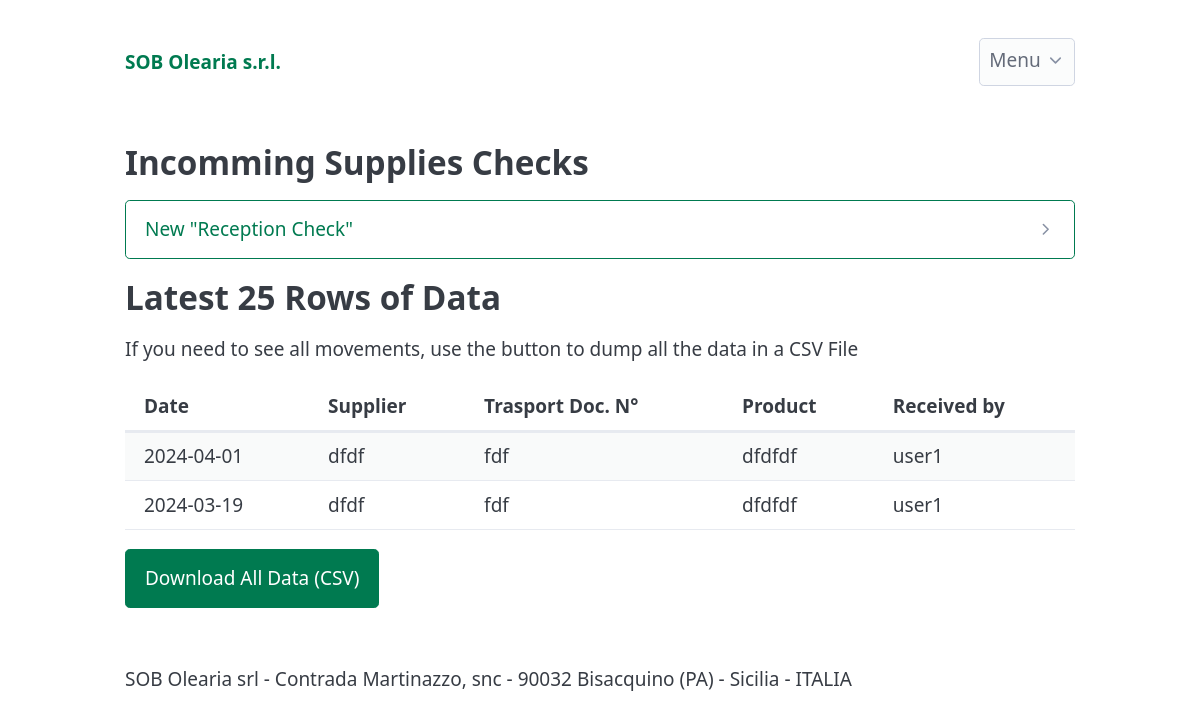
/reception (signed in), run on an earlier commit of the app's database.
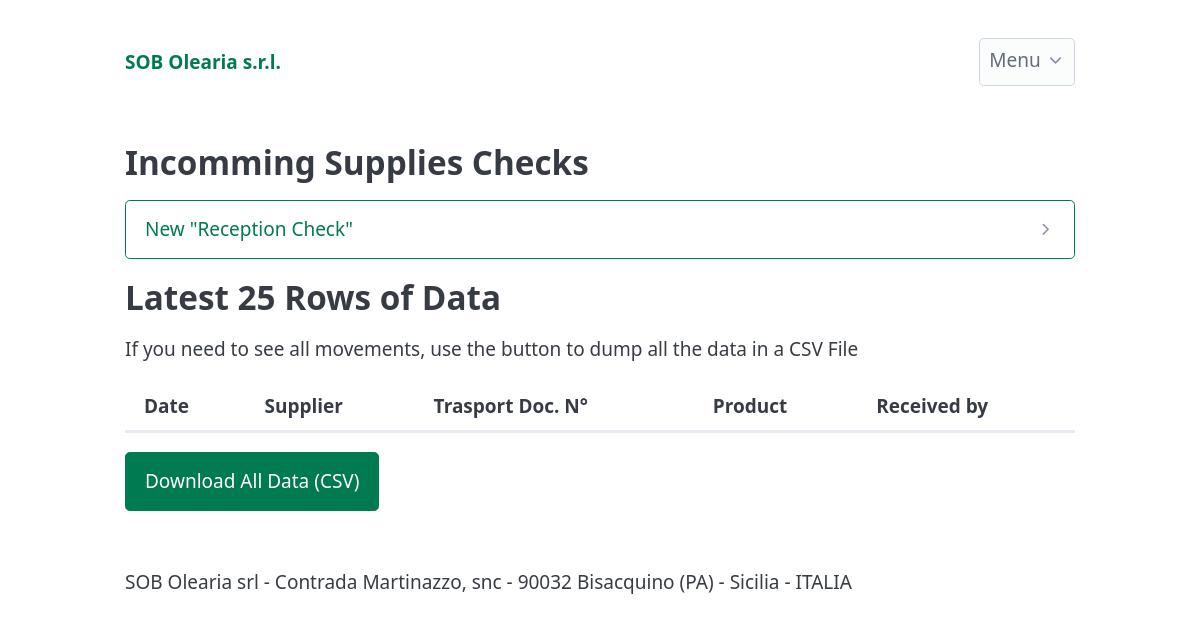
And on a later commit of the database.
### app/models.py (models this page shows, shortened)
class ReceptionRecord(db.Model):
    __tablename__ = 'reception_records'
    id = db.Column(db.Integer, primary_key=True, autoincrement=True)
    reception_date = db.Column(db.DateTime, nullable=False, default=datetime.utcnow)
    transport_document_number = db.Column(db.Text, nullable=False)
    transport_document_date = db.Column(db.Date, nullable=False)
    supplier_name = db.Column(db.Text, nullable=False)
    received_products = db.Column(db.Text, nullable=False)
    correspondence_verification = db.Column(db.Text, nullable=False)
    hygienic_transport = db.Column(db.Text, nullable=False)
    is_oliveoil = db.Column(db.Boolean)
    seal_number = db.Column(db.Text)
    pack_integrity = db.Column(db.Text, nullable=False)
    product_characteristics = db.Column(db.Text, nullable=False)
    bestbefore_label = db.Column(db.Text, nullable=False)
    moka_verification = db.Column(db.Text, nullable=False)
    price_quantity_accepted = db.Column(db.Text, nullable=False)
    items_rejected = db.Column(db.Integer)
    user_id = db.Column(db.Integer, db.ForeignKey('users.id'), nullable=False)
    user = db.relationship('User', back_populates='reception_records', lazy=True)

class User(db.Model,UserMixin):
    __tablename__ = 'users'
    id = db.Column(db.Integer, primary_key=True, autoincrement=True)
    username = db.Column(db.String(64), index=True, unique=True)
    email = db.Column(db.String(120), index=True, unique=True)
    password_hash = db.Column(db.String(255),nullable=False, )
    created_on = db.Column(db.DateTime, nullable=False, default=datetime.utcnow)
    is_admin = db.Column(db.Boolean, nullable=False, default=False)
    production_records = db.relationship('ProductionRecord', back_populates='user', lazy=True)
    reception_records = db.relationship('ReceptionRecord', back_populates='user', lazy=True)
    fulfillment_records = db.relationship('FulfillmentRecord', back_populates='user', lazy=True)

### app/reception/routes.py (the view, shortened to what this page needs)
@reception_bp.route("/reception", methods=("GET", "POST"))
@login_required
def reception():
    receptions = ReceptionRecord.query.all()
    return render_template("reception.html", receptions=receptions)

### app/templates/reception.html (shortened to what this page needs)
{% extends 'base.html' %}
{% block content %}
<section>
    <h2>Incomming Supplies Checks</h2>
    <details>
        <summary role="button" class="outline">New "Reception Check"</summary>
    </details>
</section>
<h2>Latest 25 Rows of Data</h2>
<p>If you need to see all movements, use the button to dump all the data in a CSV File</p>
<section>
    <div class="overflow-auto">
        <table class="sortable striped">
            <thead>
                <tr>
                    <th>Date</th>
                    <th>Supplier</th>
                    <th>Trasport Doc. N°</th>
                    <th>Product</th>
                    <th>Received by</th>
                </tr>
            </thead>
            <tbody>
                {% for reception  in receptions %}
                <tr>
                    <td>{{reception.reception_date.strftime('%Y-%m-%d')}}</td>
                    <td>{{reception.supplier_name}}</td>
                    <td>{{reception.transport_document_number}}</td>
                    <td>{{reception.received_products}}</td>
                    <td>{{reception.user.username}}</td>
                </tr>
                {% endfor %}
            </tbody>
        </table>
    </div>
    <div>
        <a href="{{ url_for('reception_bp.export_reception_csv') }}" role="button">Download All Data (CSV)</a>
    </div>
</section>
{% endblock content %}

What changed in the data, as far as the page shows it:
removed ReceptionRecord: reception_date "2024-04-01", supplier_name "dfdf", transport_document_number "fdf", received_products "dfdfdf", user.username "user1"
removed ReceptionRecord: reception_date "2024-03-19", supplier_name "dfdf", transport_document_number "fdf", received_products "dfdfdf", user.username "user1"
